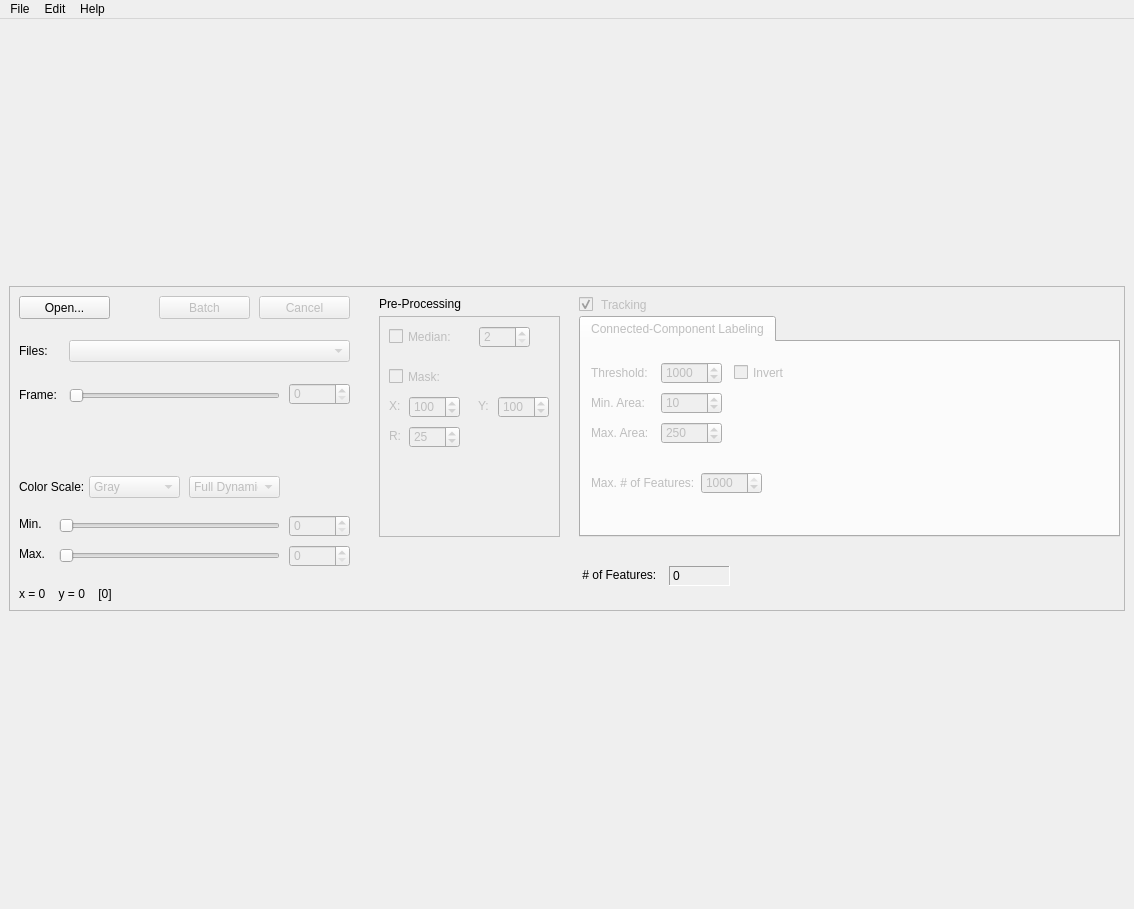
<?xml version="1.0" encoding="UTF-8"?>
<ui version="4.0">
 <class>MainWindow</class>
 <widget class="QMainWindow" name="MainWindow">
  <property name="geometry">
   <rect>
    <x>0</x>
    <y>0</y>
    <width>1134</width>
    <height>909</height>
   </rect>
  </property>
  <property name="windowTitle">
   <string>TrackerLab</string>
  </property>
  <widget class="QWidget" name="centralwidget">
   <layout class="QVBoxLayout" name="verticalLayout">
    <item>
     <widget class="QFrame" name="frame">
      <property name="sizePolicy">
       <sizepolicy hsizetype="Preferred" vsizetype="Fixed">
        <horstretch>0</horstretch>
        <verstretch>0</verstretch>
       </sizepolicy>
      </property>
      <property name="minimumSize">
       <size>
        <width>0</width>
        <height>325</height>
       </size>
      </property>
      <property name="frameShape">
       <enum>QFrame::StyledPanel</enum>
      </property>
      <property name="frameShadow">
       <enum>QFrame::Raised</enum>
      </property>
      <widget class="QPushButton" name="openFilesButton">
       <property name="geometry">
        <rect>
         <x>10</x>
         <y>10</y>
         <width>91</width>
         <height>23</height>
        </rect>
       </property>
       <property name="text">
        <string>Open...</string>
       </property>
      </widget>
      <widget class="QSpinBox" name="frameSpinBox">
       <property name="enabled">
        <bool>false</bool>
       </property>
       <property name="geometry">
        <rect>
         <x>280</x>
         <y>97</y>
         <width>61</width>
         <height>22</height>
        </rect>
       </property>
       <property name="keyboardTracking">
        <bool>false</bool>
       </property>
      </widget>
      <widget class="QLabel" name="fileLabel">
       <property name="geometry">
        <rect>
         <x>10</x>
         <y>57</y>
         <width>47</width>
         <height>16</height>
        </rect>
       </property>
       <property name="text">
        <string>Files:</string>
       </property>
      </widget>
      <widget class="QComboBox" name="fileComboBox">
       <property name="enabled">
        <bool>false</bool>
       </property>
       <property name="geometry">
        <rect>
         <x>60</x>
         <y>54</y>
         <width>281</width>
         <height>22</height>
        </rect>
       </property>
      </widget>
      <widget class="QLabel" name="frameLabel">
       <property name="geometry">
        <rect>
         <x>10</x>
         <y>101</y>
         <width>47</width>
         <height>16</height>
        </rect>
       </property>
       <property name="text">
        <string>Frame:</string>
       </property>
      </widget>
      <widget class="QSlider" name="frameSlider">
       <property name="enabled">
        <bool>false</bool>
       </property>
       <property name="geometry">
        <rect>
         <x>60</x>
         <y>100</y>
         <width>211</width>
         <height>20</height>
        </rect>
       </property>
       <property name="orientation">
        <enum>Qt::Horizontal</enum>
       </property>
       <property name="tickPosition">
        <enum>QSlider::NoTicks</enum>
       </property>
      </widget>
      <widget class="QLabel" name="infoLabel">
       <property name="geometry">
        <rect>
         <x>10</x>
         <y>300</y>
         <width>161</width>
         <height>16</height>
        </rect>
       </property>
       <property name="text">
        <string>x = 0    y = 0    [0]</string>
       </property>
      </widget>
      <widget class="QTabWidget" name="trackingTabWidget">
       <property name="enabled">
        <bool>false</bool>
       </property>
       <property name="geometry">
        <rect>
         <x>570</x>
         <y>30</y>
         <width>541</width>
         <height>221</height>
        </rect>
       </property>
       <property name="autoFillBackground">
        <bool>false</bool>
       </property>
       <property name="currentIndex">
        <number>0</number>
       </property>
       <widget class="QWidget" name="tab1">
        <attribute name="title">
         <string>Connected-Component Labeling</string>
        </attribute>
        <widget class="QSpinBox" name="tab1ThresholdSpinBox">
         <property name="geometry">
          <rect>
           <x>80</x>
           <y>20</y>
           <width>61</width>
           <height>22</height>
          </rect>
         </property>
         <property name="toolTip">
          <string/>
         </property>
         <property name="keyboardTracking">
          <bool>false</bool>
         </property>
         <property name="minimum">
          <number>1</number>
         </property>
         <property name="maximum">
          <number>10000</number>
         </property>
         <property name="singleStep">
          <number>10</number>
         </property>
         <property name="value">
          <number>1000</number>
         </property>
        </widget>
        <widget class="QLabel" name="tab1ThresholdLabel">
         <property name="geometry">
          <rect>
           <x>10</x>
           <y>20</y>
           <width>71</width>
           <height>21</height>
          </rect>
         </property>
         <property name="text">
          <string>Threshold:</string>
         </property>
         <property name="alignment">
          <set>Qt::AlignLeading|Qt::AlignLeft|Qt::AlignVCenter</set>
         </property>
        </widget>
        <widget class="QLabel" name="tab1MinAreaLabel">
         <property name="geometry">
          <rect>
           <x>10</x>
           <y>50</y>
           <width>71</width>
           <height>21</height>
          </rect>
         </property>
         <property name="layoutDirection">
          <enum>Qt::LeftToRight</enum>
         </property>
         <property name="text">
          <string>Min. Area:</string>
         </property>
         <property name="alignment">
          <set>Qt::AlignLeading|Qt::AlignLeft|Qt::AlignVCenter</set>
         </property>
        </widget>
        <widget class="QLabel" name="tab1MaxAreaLabel">
         <property name="geometry">
          <rect>
           <x>10</x>
           <y>80</y>
           <width>71</width>
           <height>21</height>
          </rect>
         </property>
         <property name="layoutDirection">
          <enum>Qt::LeftToRight</enum>
         </property>
         <property name="text">
          <string>Max. Area:</string>
         </property>
         <property name="alignment">
          <set>Qt::AlignLeading|Qt::AlignLeft|Qt::AlignVCenter</set>
         </property>
        </widget>
        <widget class="QSpinBox" name="tab1MinAreaSpinBox">
         <property name="geometry">
          <rect>
           <x>80</x>
           <y>50</y>
           <width>61</width>
           <height>22</height>
          </rect>
         </property>
         <property name="keyboardTracking">
          <bool>false</bool>
         </property>
         <property name="maximum">
          <number>1000</number>
         </property>
         <property name="value">
          <number>10</number>
         </property>
        </widget>
        <widget class="QSpinBox" name="tab1MaxAreaSpinBox">
         <property name="geometry">
          <rect>
           <x>80</x>
           <y>80</y>
           <width>61</width>
           <height>22</height>
          </rect>
         </property>
         <property name="keyboardTracking">
          <bool>false</bool>
         </property>
         <property name="maximum">
          <number>10000</number>
         </property>
         <property name="singleStep">
          <number>1</number>
         </property>
         <property name="value">
          <number>250</number>
         </property>
        </widget>
        <widget class="QCheckBox" name="tab1InvertCheckBox">
         <property name="geometry">
          <rect>
           <x>153</x>
           <y>22</y>
           <width>91</width>
           <height>17</height>
          </rect>
         </property>
         <property name="text">
          <string>Invert</string>
         </property>
        </widget>
        <widget class="QLabel" name="tab1MaxFeaturesLabel">
         <property name="geometry">
          <rect>
           <x>10</x>
           <y>130</y>
           <width>111</width>
           <height>21</height>
          </rect>
         </property>
         <property name="layoutDirection">
          <enum>Qt::LeftToRight</enum>
         </property>
         <property name="text">
          <string>Max. # of Features:</string>
         </property>
         <property name="alignment">
          <set>Qt::AlignLeading|Qt::AlignLeft|Qt::AlignVCenter</set>
         </property>
        </widget>
        <widget class="QSpinBox" name="tab1MaxFeaturesSpinBox">
         <property name="geometry">
          <rect>
           <x>120</x>
           <y>130</y>
           <width>61</width>
           <height>22</height>
          </rect>
         </property>
         <property name="keyboardTracking">
          <bool>false</bool>
         </property>
         <property name="minimum">
          <number>1</number>
         </property>
         <property name="maximum">
          <number>1000</number>
         </property>
         <property name="value">
          <number>1000</number>
         </property>
        </widget>
       </widget>
      </widget>
      <widget class="QPushButton" name="batchButton">
       <property name="enabled">
        <bool>false</bool>
       </property>
       <property name="geometry">
        <rect>
         <x>150</x>
         <y>10</y>
         <width>91</width>
         <height>23</height>
        </rect>
       </property>
       <property name="text">
        <string>Batch</string>
       </property>
      </widget>
      <widget class="QPushButton" name="abortButton">
       <property name="enabled">
        <bool>false</bool>
       </property>
       <property name="geometry">
        <rect>
         <x>250</x>
         <y>10</y>
         <width>91</width>
         <height>23</height>
        </rect>
       </property>
       <property name="text">
        <string>Cancel</string>
       </property>
      </widget>
      <widget class="QLabel" name="numberOfSpots">
       <property name="geometry">
        <rect>
         <x>660</x>
         <y>280</y>
         <width>61</width>
         <height>20</height>
        </rect>
       </property>
       <property name="frameShape">
        <enum>QFrame::Panel</enum>
       </property>
       <property name="frameShadow">
        <enum>QFrame::Sunken</enum>
       </property>
       <property name="text">
        <string>0</string>
       </property>
      </widget>
      <widget class="QLabel" name="numberOfSpotsLabel">
       <property name="geometry">
        <rect>
         <x>570</x>
         <y>279</y>
         <width>81</width>
         <height>20</height>
        </rect>
       </property>
       <property name="text">
        <string> # of Features:</string>
       </property>
      </widget>
      <widget class="QFrame" name="preprocessingFrame">
       <property name="enabled">
        <bool>false</bool>
       </property>
       <property name="geometry">
        <rect>
         <x>370</x>
         <y>30</y>
         <width>181</width>
         <height>221</height>
        </rect>
       </property>
       <property name="frameShape">
        <enum>QFrame::StyledPanel</enum>
       </property>
       <property name="frameShadow">
        <enum>QFrame::Plain</enum>
       </property>
       <widget class="QCheckBox" name="medianCheckBox">
        <property name="geometry">
         <rect>
          <x>10</x>
          <y>10</y>
          <width>70</width>
          <height>21</height>
         </rect>
        </property>
        <property name="text">
         <string>Median:</string>
        </property>
       </widget>
       <widget class="QSpinBox" name="medianSpinBox">
        <property name="geometry">
         <rect>
          <x>100</x>
          <y>10</y>
          <width>51</width>
          <height>22</height>
         </rect>
        </property>
        <property name="keyboardTracking">
         <bool>false</bool>
        </property>
        <property name="minimum">
         <number>2</number>
        </property>
        <property name="maximum">
         <number>25</number>
        </property>
       </widget>
       <widget class="QCheckBox" name="maskCheckBox">
        <property name="geometry">
         <rect>
          <x>10</x>
          <y>50</y>
          <width>70</width>
          <height>21</height>
         </rect>
        </property>
        <property name="text">
         <string>Mask:</string>
        </property>
       </widget>
       <widget class="QSpinBox" name="maskRadiusSpinBox">
        <property name="geometry">
         <rect>
          <x>30</x>
          <y>110</y>
          <width>51</width>
          <height>22</height>
         </rect>
        </property>
        <property name="toolTip">
         <string/>
        </property>
        <property name="keyboardTracking">
         <bool>false</bool>
        </property>
        <property name="minimum">
         <number>1</number>
        </property>
        <property name="maximum">
         <number>1000</number>
        </property>
        <property name="value">
         <number>25</number>
        </property>
       </widget>
       <widget class="QSpinBox" name="maskXSpinBox">
        <property name="geometry">
         <rect>
          <x>30</x>
          <y>80</y>
          <width>51</width>
          <height>22</height>
         </rect>
        </property>
        <property name="toolTip">
         <string/>
        </property>
        <property name="keyboardTracking">
         <bool>false</bool>
        </property>
        <property name="minimum">
         <number>1</number>
        </property>
        <property name="maximum">
         <number>1000</number>
        </property>
        <property name="value">
         <number>100</number>
        </property>
       </widget>
       <widget class="QSpinBox" name="maskYSpinBox">
        <property name="geometry">
         <rect>
          <x>119</x>
          <y>80</y>
          <width>51</width>
          <height>22</height>
         </rect>
        </property>
        <property name="toolTip">
         <string/>
        </property>
        <property name="keyboardTracking">
         <bool>false</bool>
        </property>
        <property name="minimum">
         <number>1</number>
        </property>
        <property name="maximum">
         <number>1000</number>
        </property>
        <property name="value">
         <number>100</number>
        </property>
       </widget>
       <widget class="QLabel" name="frameLabel_2">
        <property name="geometry">
         <rect>
          <x>10</x>
          <y>82</y>
          <width>21</width>
          <height>16</height>
         </rect>
        </property>
        <property name="text">
         <string>X:</string>
        </property>
       </widget>
       <widget class="QLabel" name="frameLabel_3">
        <property name="geometry">
         <rect>
          <x>10</x>
          <y>112</y>
          <width>21</width>
          <height>16</height>
         </rect>
        </property>
        <property name="text">
         <string>R:</string>
        </property>
       </widget>
       <widget class="QLabel" name="frameLabel_4">
        <property name="geometry">
         <rect>
          <x>99</x>
          <y>82</y>
          <width>21</width>
          <height>16</height>
         </rect>
        </property>
        <property name="text">
         <string>Y:</string>
        </property>
       </widget>
       <zorder>medianCheckBox</zorder>
       <zorder>medianSpinBox</zorder>
       <zorder>maskCheckBox</zorder>
       <zorder>frameLabel_2</zorder>
       <zorder>frameLabel_3</zorder>
       <zorder>frameLabel_4</zorder>
       <zorder>maskYSpinBox</zorder>
       <zorder>maskXSpinBox</zorder>
       <zorder>maskRadiusSpinBox</zorder>
      </widget>
      <widget class="QLabel" name="preprocessingFrameLabel">
       <property name="geometry">
        <rect>
         <x>370</x>
         <y>10</y>
         <width>161</width>
         <height>16</height>
        </rect>
       </property>
       <property name="text">
        <string>Pre-Processing</string>
       </property>
      </widget>
      <widget class="QLabel" name="propertiesLabel">
       <property name="geometry">
        <rect>
         <x>10</x>
         <y>130</y>
         <width>331</width>
         <height>51</height>
        </rect>
       </property>
       <property name="text">
        <string/>
       </property>
      </widget>
      <widget class="QCheckBox" name="trackingCheckBox">
       <property name="enabled">
        <bool>false</bool>
       </property>
       <property name="geometry">
        <rect>
         <x>570</x>
         <y>10</y>
         <width>231</width>
         <height>17</height>
        </rect>
       </property>
       <property name="text">
        <string> Tracking</string>
       </property>
       <property name="checked">
        <bool>true</bool>
       </property>
      </widget>
      <widget class="QSlider" name="lminSlider">
       <property name="enabled">
        <bool>false</bool>
       </property>
       <property name="geometry">
        <rect>
         <x>50</x>
         <y>230</y>
         <width>221</width>
         <height>20</height>
        </rect>
       </property>
       <property name="maximum">
        <number>999</number>
       </property>
       <property name="orientation">
        <enum>Qt::Horizontal</enum>
       </property>
      </widget>
      <widget class="QSlider" name="lmaxSlider">
       <property name="enabled">
        <bool>false</bool>
       </property>
       <property name="geometry">
        <rect>
         <x>50</x>
         <y>260</y>
         <width>221</width>
         <height>20</height>
        </rect>
       </property>
       <property name="maximum">
        <number>999</number>
       </property>
       <property name="value">
        <number>0</number>
       </property>
       <property name="orientation">
        <enum>Qt::Horizontal</enum>
       </property>
      </widget>
      <widget class="QSpinBox" name="lminSpinBox">
       <property name="enabled">
        <bool>false</bool>
       </property>
       <property name="geometry">
        <rect>
         <x>280</x>
         <y>229</y>
         <width>61</width>
         <height>22</height>
        </rect>
       </property>
       <property name="keyboardTracking">
        <bool>false</bool>
       </property>
       <property name="maximum">
        <number>999</number>
       </property>
       <property name="singleStep">
        <number>100</number>
       </property>
      </widget>
      <widget class="QSpinBox" name="lmaxSpinBox">
       <property name="enabled">
        <bool>false</bool>
       </property>
       <property name="geometry">
        <rect>
         <x>280</x>
         <y>259</y>
         <width>61</width>
         <height>22</height>
        </rect>
       </property>
       <property name="keyboardTracking">
        <bool>false</bool>
       </property>
       <property name="maximum">
        <number>999</number>
       </property>
       <property name="singleStep">
        <number>100</number>
       </property>
       <property name="value">
        <number>0</number>
       </property>
      </widget>
      <widget class="QComboBox" name="colormapComboBox">
       <property name="enabled">
        <bool>false</bool>
       </property>
       <property name="geometry">
        <rect>
         <x>80</x>
         <y>190</y>
         <width>91</width>
         <height>22</height>
        </rect>
       </property>
       <item>
        <property name="text">
         <string>Gray</string>
        </property>
       </item>
      </widget>
      <widget class="QLabel" name="colorScaleLabel">
       <property name="geometry">
        <rect>
         <x>10</x>
         <y>193</y>
         <width>71</width>
         <height>16</height>
        </rect>
       </property>
       <property name="text">
        <string>Color Scale:</string>
       </property>
      </widget>
      <widget class="QComboBox" name="scalingComboBox">
       <property name="enabled">
        <bool>false</bool>
       </property>
       <property name="geometry">
        <rect>
         <x>180</x>
         <y>190</y>
         <width>91</width>
         <height>22</height>
        </rect>
       </property>
       <item>
        <property name="text">
         <string>Full Dynamic</string>
        </property>
       </item>
       <item>
        <property name="text">
         <string>Given Range</string>
        </property>
       </item>
      </widget>
      <widget class="QLabel" name="minLevelLabel">
       <property name="geometry">
        <rect>
         <x>10</x>
         <y>230</y>
         <width>31</width>
         <height>16</height>
        </rect>
       </property>
       <property name="text">
        <string>Min.</string>
       </property>
      </widget>
      <widget class="QLabel" name="maxLevelLabel">
       <property name="geometry">
        <rect>
         <x>10</x>
         <y>260</y>
         <width>31</width>
         <height>16</height>
        </rect>
       </property>
       <property name="text">
        <string>Max.</string>
       </property>
      </widget>
     </widget>
    </item>
    <item>
     <layout class="QVBoxLayout" name="layout">
      <property name="leftMargin">
       <number>0</number>
      </property>
      <property name="topMargin">
       <number>0</number>
      </property>
      <property name="rightMargin">
       <number>0</number>
      </property>
      <property name="bottomMargin">
       <number>0</number>
      </property>
     </layout>
    </item>
   </layout>
  </widget>
  <widget class="QStatusBar" name="statusBar">
   <property name="sizePolicy">
    <sizepolicy hsizetype="Preferred" vsizetype="Preferred">
     <horstretch>0</horstretch>
     <verstretch>0</verstretch>
    </sizepolicy>
   </property>
   <property name="minimumSize">
    <size>
     <width>0</width>
     <height>30</height>
    </size>
   </property>
   <property name="maximumSize">
    <size>
     <width>16777215</width>
     <height>30</height>
    </size>
   </property>
   <property name="sizeGripEnabled">
    <bool>false</bool>
   </property>
  </widget>
  <widget class="QMenuBar" name="menuBar">
   <property name="geometry">
    <rect>
     <x>0</x>
     <y>0</y>
     <width>1134</width>
     <height>21</height>
    </rect>
   </property>
   <widget class="QMenu" name="menuFile">
    <property name="title">
     <string>File</string>
    </property>
    <addaction name="actionOpen"/>
    <addaction name="actionExit"/>
   </widget>
   <widget class="QMenu" name="menuEdit">
    <property name="title">
     <string>Edit</string>
    </property>
    <addaction name="actionSettings"/>
   </widget>
   <widget class="QMenu" name="menuAbout">
    <property name="title">
     <string>Help</string>
    </property>
    <addaction name="actionAbout"/>
   </widget>
   <addaction name="menuFile"/>
   <addaction name="menuEdit"/>
   <addaction name="menuAbout"/>
  </widget>
  <action name="actionOpen">
   <property name="text">
    <string>Open...</string>
   </property>
  </action>
  <action name="actionExit">
   <property name="text">
    <string>Exit</string>
   </property>
  </action>
  <action name="actionAbout">
   <property name="text">
    <string>About</string>
   </property>
  </action>
  <action name="actionSettings">
   <property name="text">
    <string>Settings</string>
   </property>
  </action>
 </widget>
 <resources/>
 <connections/>
</ui>
